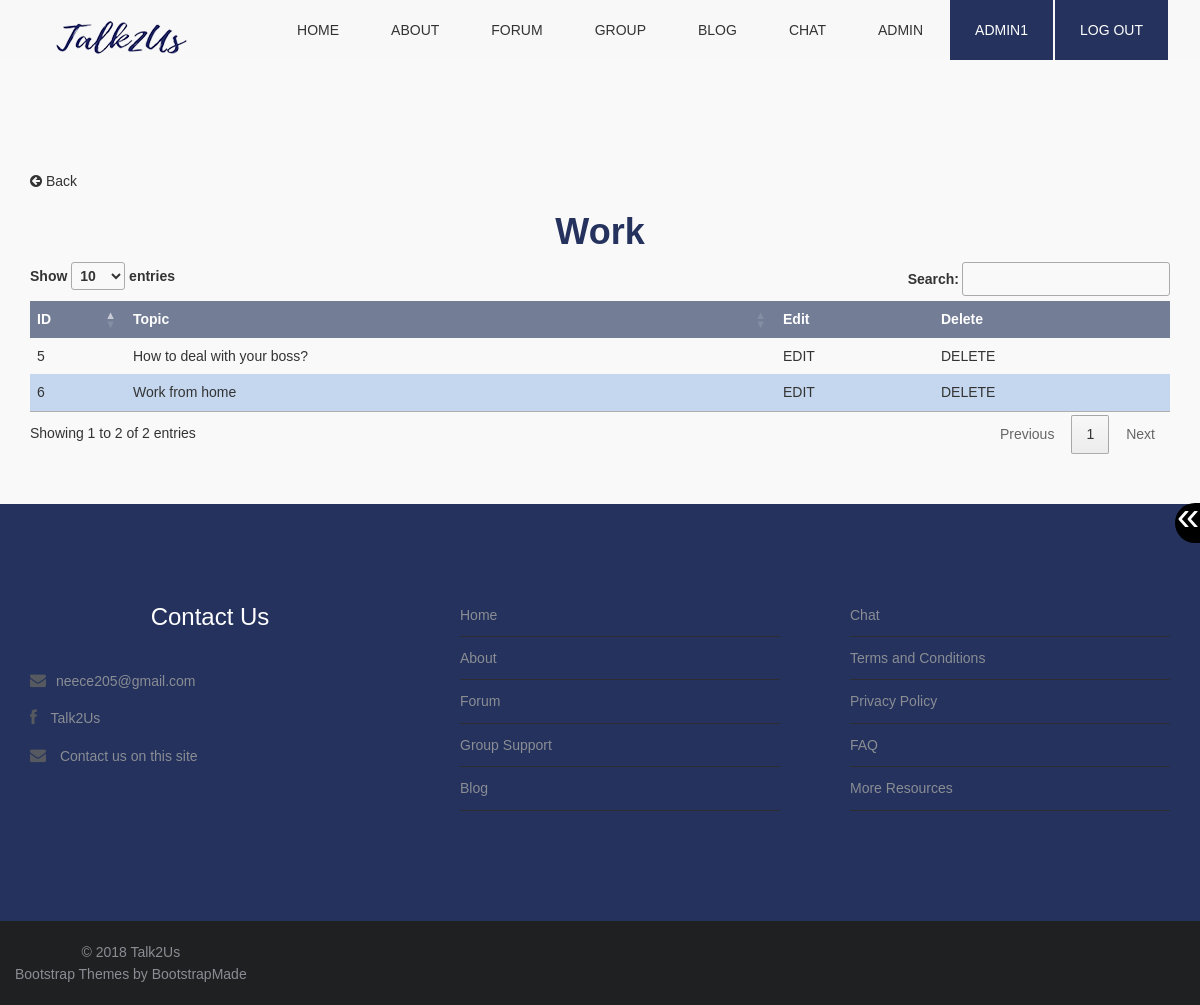
Screenshot of /manageDbTopic.php?categoryid=5 (signed in) with the database file from the repository.
### tables this page shows
CREATE TABLE `forumcategory` (
  `categoryID` int(10) NOT NULL,
  `categoryName` varchar(255) NOT NULL
);

CREATE TABLE `forumtopic` (
  `topicID` int(10) NOT NULL,
  `topicName` varchar(255) NOT NULL,
  `categoryID` int(10) NOT NULL
);

### manageDBTopic.php (the view, shortened to what this page needs)
<?php
	require_once("function.php");
	include "database_conn.php";
	if(isset($_SESSION['userID'])){
		$accountID = $_SESSION['role'];
	}
	if (isset($_GET["categoryid"])) {
		$categoryid = $_GET["categoryid"];
	}
	else {
		header("Location: manageDB.php");
	}
	$sqlfaq = "SELECT *
	FROM forumtopic
	WHERE categoryID='$categoryid'
	ORDER BY topicID";
	$rsfaq = mysqli_query($conn,$sqlfaq)
	or die(mysqli_error($conn));
	echo makePageStart("Talk2Us - Manage Forum Topic");
	echo makeNav("");
	echo resizeButtons();
?>
<section class="box">
	<div class="container top-content">
<?php
	if (isset($_SESSION['userID'])){
		if ($accountID == "1") {
			if (mysqli_affected_rows($conn)>0) {
			$sqlTName = "SELECT categoryName
			FROM forumcategory
			WHERE categoryID='$categoryid'";
			$rsTName = mysqli_query($conn,$sqlTName)
			or die(mysqli_error($conn));
			$row = mysqli_fetch_row($rsTName)
				or die(mysqli_error($conn));
			$catName = $row[0];
?>
<a href="manageDBCat.php" class="backButton"><p><i class="fa fa-arrow-circle-left fa-1x"></i> Back</p></a>
<?php
			echo "<h1><strong>$catName</strong></h1>";
?>
	<table id="dbtopictable">
		<thead>
		<tr>
			<th>ID</th>
			<th>Topic</th>
			<th>Edit</th>
			<th>Delete</th>
		</tr>
		</thead>
		<tbody>
<?php
				while($row = mysqli_fetch_assoc($rsfaq)){
					$id			= 	$row["topicID"];
					$name		= 	$row["topicName"];
					echo "<tr>";
					echo "<td>$id</td>";
					echo "<td>$name</td>";
					echo "<td><a href=\"editDBTopic.php?topicid=$id\">EDIT</a></td>";
					echo "<td><a onClick=\"javascript: return confirm(' Are you sure you want to delete $name? ');\" href=\"deleteDBTopic.php?topicid=$id\">DELETE</a></td>";
					echo "</tr>";
				}
				echo"</tbody>";
				echo"</table>";
			} else {
				echo noexist("Forum Topics");
				echo "<a href=\"manageDBCat.php\"><p>Return to manage forum categories</p></a>";
				echo "<a href=\"manageDB.php\"><p>Return to manage forums</p></a>";
				echo "<a href=\"admin.php\"><p>Return to admin page</p></a>";
			}
		} else {
			echo wronglog("Admins");
		}
	} else {
		echo nolog();
	}
?>
</div>
</section>
<?php
	echo makeFooter();
  ?>

### css/style.css (style rules this page uses)
body { font-family: Arial, Helvetica, sans-serif; font-size:14px; font-weight:300; line-height:1.6em; color:#333; background-color:#fff; }
h1 { text-align:center; color: #24325D; }
p { color:#333; }
a { text-decoration:none; transition: all 0.1s ease-in-out; -moz-transition: all 0.1s ease-in-out; -webkit-transition: all 0.1s ease-in-out; -o-transition: all 0.1s ease-in-out; outline: none; color:#333; }
section.box { background-color:#f9f9f9; text-align:left; padding-top:50px; padding-bottom:50px; }
.inner-footer ul li,a { list-style:none; }
.top-content { margin-top: 120px !important; }
#submitblogtable td,th, #adminTable td,th,#userTable td,th,#contactTable td,th,#faqtable td,th,#faqquestable td,th, #dbCattable td,th , #applytable td,th , #postblogtable td,th , #submitblogtable td,th , #postblogcattable td,th , #repBlogtable td,th, #dbtopictable td,th, #groupmemtable td,th , #grouptable td,th,#repDBtable td,th,#repGStable td,th,#repChattable td,th { border-style: none !important; padding:0.5em !important; font-family: Arial, Helvetica, sans-serif !important; }
#submitblogtable th, #adminTable th,#userTable th,#contactTable th,#faqtable th,#faqquestable th,#dbCattable th,#applytable th,#postblogtable th,#submitblogtable th ,#postblogcattable th,#repBlogtable th,#dbtopictable th ,#groupmemtable th,#grouptable th,#repDBtable th,#repGStable th,#repChattable th { background-color: #737D96 !important; color: #FFFFFF !important; }
#submitblogtable tr:nth-of-type(even), #adminTable tr:nth-of-type(even),#userTable tr:nth-of-type(even),#contactTable tr:nth-of-type(even),#faqtable tr:nth-of-type(even),#faqquestable tr:nth-of-type(even),#dbCattable tr:nth-of-type(even),#applytable tr:nth-of-type(even),#postblogtable tr:nth-of-type(even),#submitblogtable tr:nth-of-type(even),#postblogcattable tr:nth-of-type(even),#repBlogtable tr:nth-of-type(even),#dbtopictable tr:nth-of-type(even),#groupmemtable tr:nth-of-type(even),#grouptable tr:nth-of-type(even),#repDBtable tr:nth-of-type(even),#repGStable tr:nth-of-type(even),#repChattable tr:nth-of-type(even) { background-color: #C5D7EF !important; }
#submitblogtable thead, #adminTable thead,#userTable thead,#contactTable thead,#faqtable thead,#faqquestable thead ,#dbCattable thead ,#applytable thead,#postblogtable thead,#submitblogtable thead ,#postblogcattable thead ,#repBlogtable thead,#dbtopictable thead,#groupmemtable thead,#grouptable thead,#repDBtable thead,#repGStable thead,#repChattable thead { background-color: #737D96 !important; color: #FFFFFF !important; }
.backButton { cursor: pointer; }

### rows the page displays
forumcategory: categoryName "Work"
forumtopic: topicID "5", topicName "How to deal with your boss?"
forumtopic: topicID "6", topicName "Work from home"

### other values shown
$_SESSION['username'] "ADMIN1"
